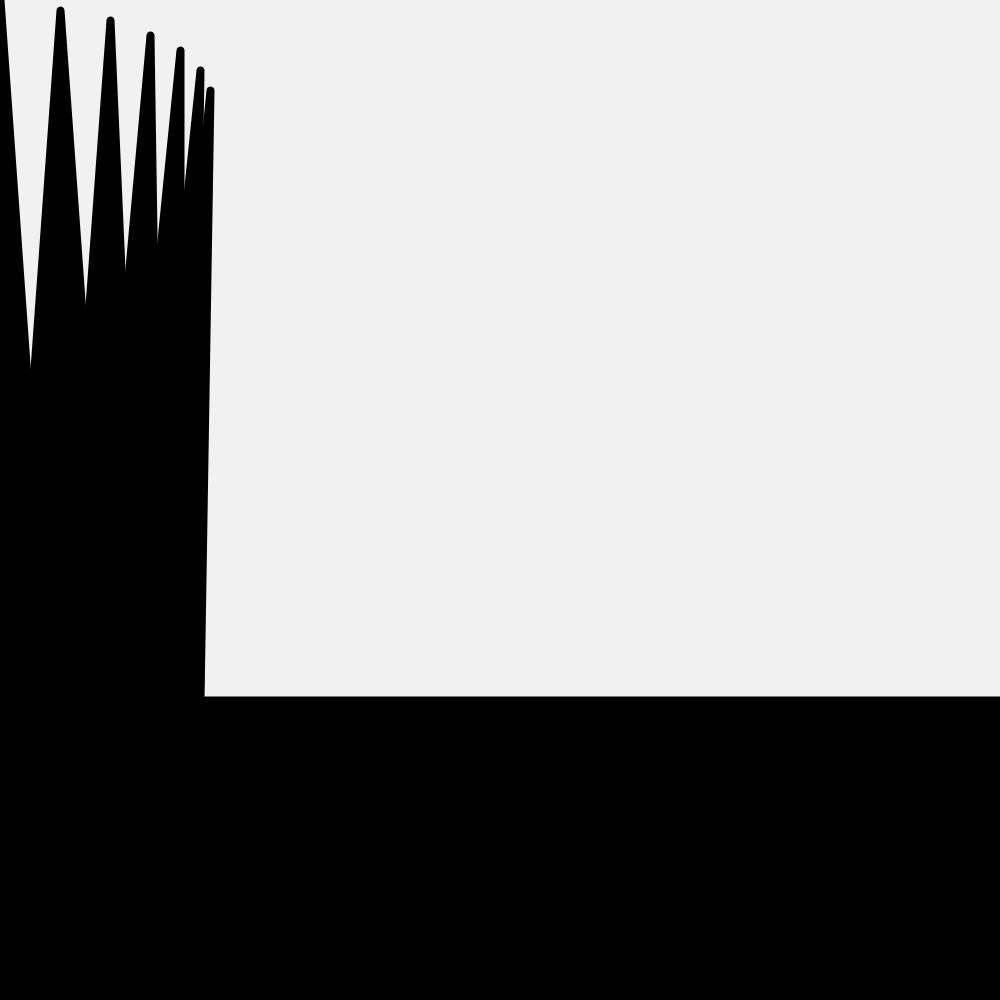
Frame 1 (no input)
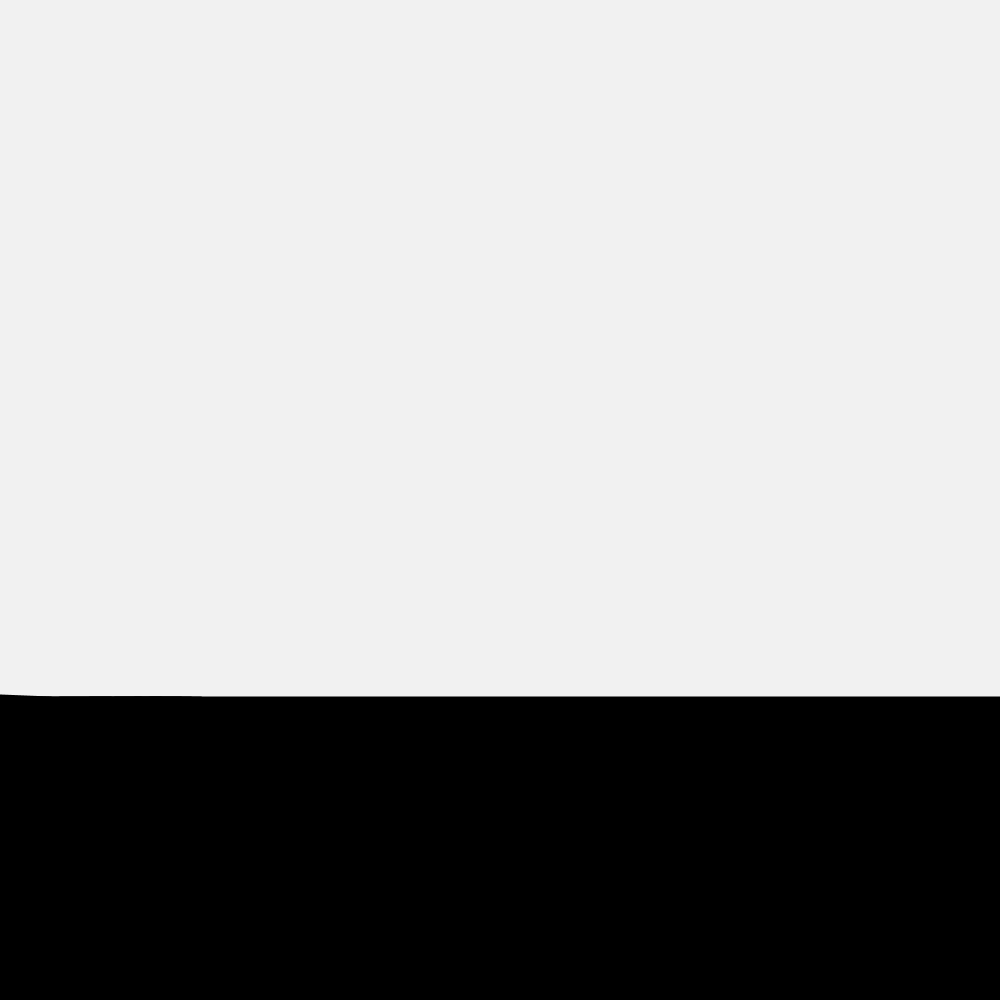
Frame 60 (the mouse pressed at the canvas centre just before this capture)
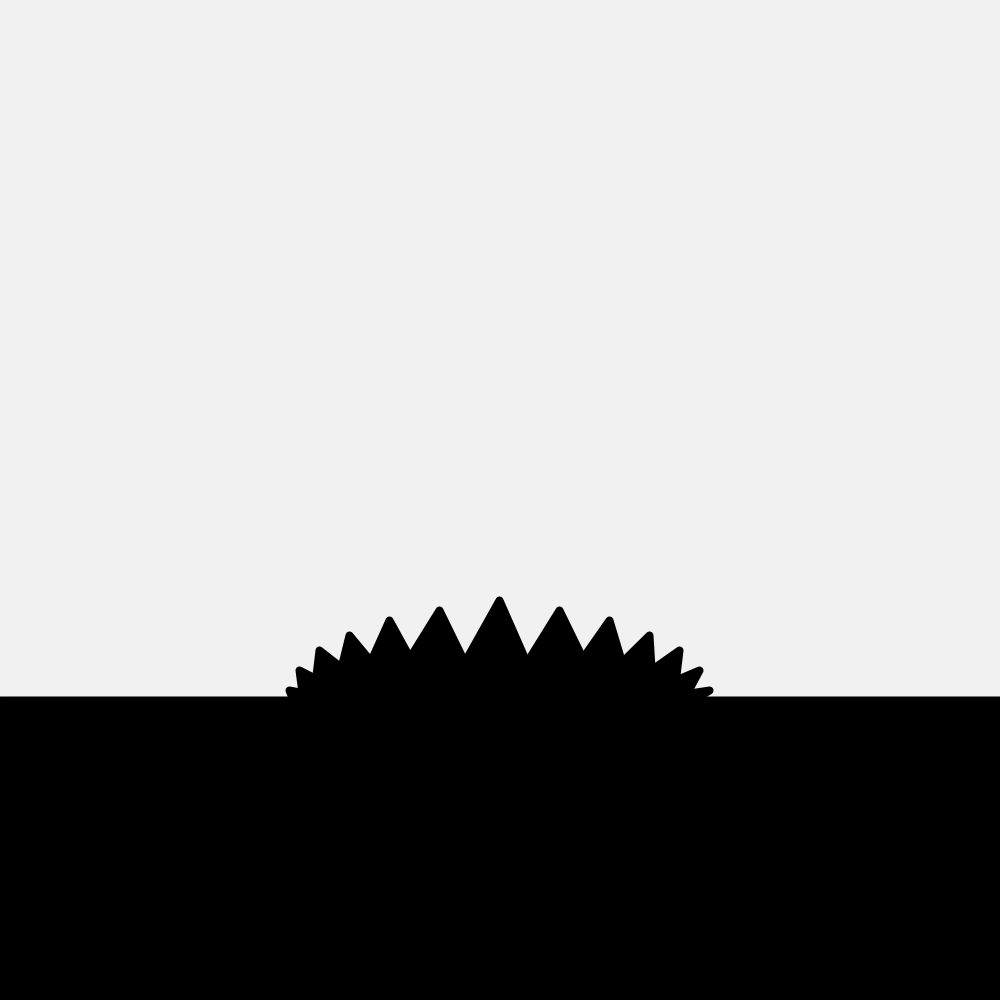
Frame 120 (the mouse held since frame 60 and released just before this capture)

The Processing sketch that drew these frames (run headless with seeded random() and noise(); from frame 60 on, the mouse is pressed at the canvas centre):

// Processing sketch: sketch_15_09_shapes
// ── sketch_15_09_shapes.pde
color bg=0; 
color fg=#f1f1f1; 
float x1, y1, x2, y2; 
float angle1, angle2; 
float mouseY1; 
float i=0;     
void setup() {     
  size(1000, 1000);   
  frameRate(60);
}   
void draw() {   
  background(fg);   
  fill(bg);   
  stroke(bg);   
  strokeWeight(8);   
  strokeJoin(ROUND);   
  rect(0, 700, height, width);    
  println (mouseY);     
  x1 = lerp(x1, mouseX, 0.1);   
  y1 = lerp(y1, mouseY1+i, 0.1);   
  x2 = lerp(x2, x1, 0.1);   
  y2 = lerp(y2, x1, 0.1);    
  mouseY1=constrain(mouseY, 600, 1000);       
  fill(bg);     
  triangle(x1, y1, x2-50, 700, x2+50, 700);     
  triangle(x1+60, y1+10, x2+10, 700, x2+110, 700);     
  triangle(x1+110, y1+20, x2+60, 700, x2+140, 700);     
  triangle(x1+150, y1+35, x2+90, 700, x2+160, 700);     
  triangle(x1+180, y1+50, x2+115, 700, x2+180, 700);     
  triangle(x1+200, y1+70, x2+135, 700, x2+190, 700);     
  triangle(x1+210, y1+90, x2+150, 700, x2+200, 700);     
  triangle(x1-60, y1+10, x2-10, 700, x2-110, 700);     
  triangle(x1-110, y1+20, x2-60, 700, x2-140, 700);     
  triangle(x1-150, y1+35, x2-90, 700, x2-160, 700);     
  triangle(x1-180, y1+50, x2-110, 700, x2-180, 700);     
  triangle(x1-200, y1+70, x2-135, 700, x2-190, 700);     
  triangle(x1-210, y1+90, x2-150, 700, x2-200, 700);   
  if (mouseY<300) {     
    i=100;
  } else { 
    i=0;
  }
}
